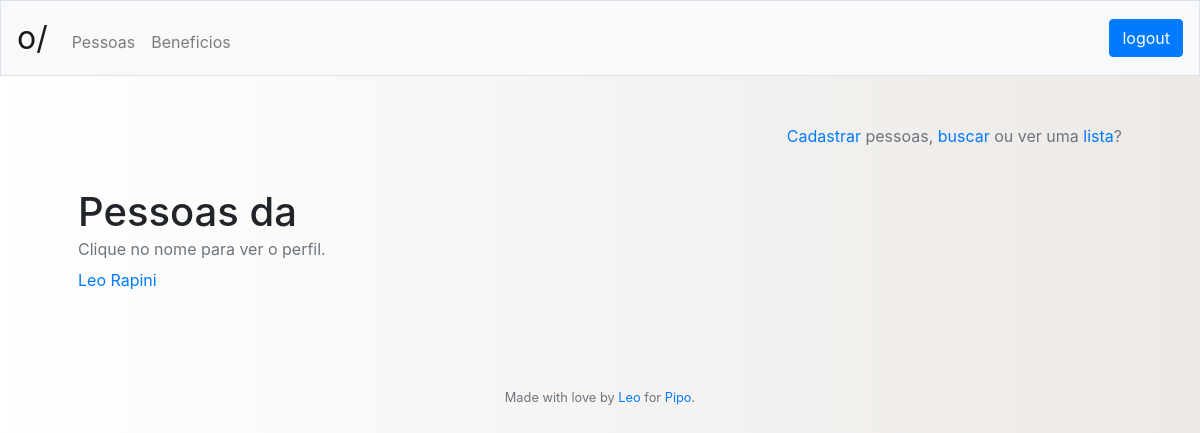
The page /pessoas/lista (signed in) on the database as committed earlier.
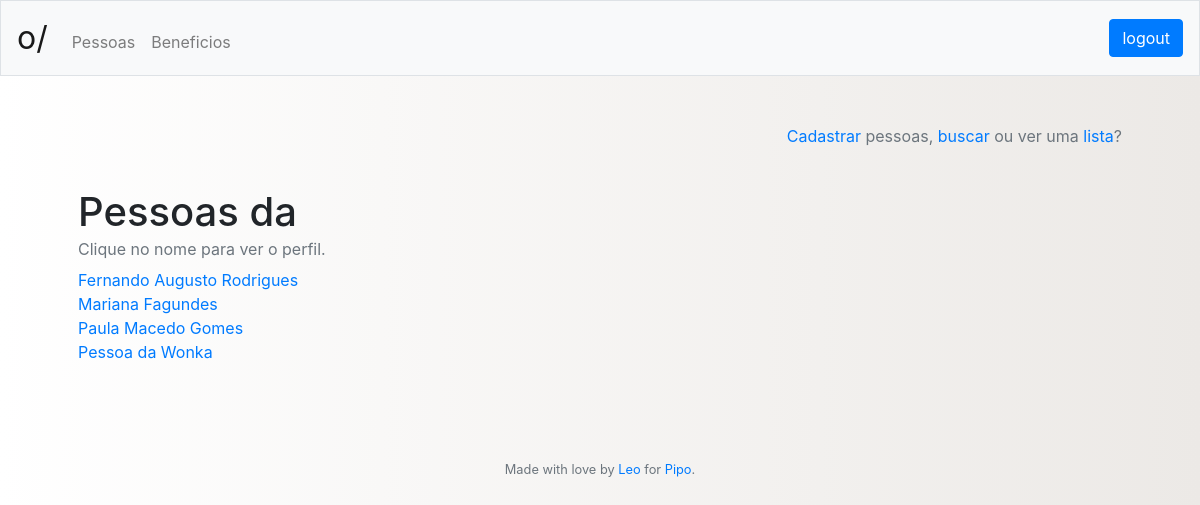
The same page on the database as committed later.
### db.py (models this page shows)
class Person(Base):
	__table__ = Base.metadata.tables['person']

### app.py (the view)
@app.route("/pessoas/lista", methods=['GET'])
@login_required
def people_list():
	people_list = CompanyProfile(session["idCompany"]).get_people()
	return render_template("people_list.html", header = get_header(session),
											people_list = people_list)

### app.py (called while the page is built)
@app.after_request
def after_request(response):
    response.headers["Cache-Control"] = "no-cache, no-store, must-revalidate"
    response.headers["Expires"] = 0
    response.headers["Pragma"] = "no-cache"
    return response

@app.teardown_request
def remove_session(ex=None):
    db.remove()

def login_required(f):
    @wraps(f)
    def decorated_function(*args, **kwargs):
        if session.get("id") is None:
            return redirect("/login")
        return f(*args, **kwargs)
    return decorated_function

### db.py (called while the page is built)
def company_exists(idCompany):
	if not is_int(idCompany):
			raise TypeError
	results = (db.query(Company.id)
				.filter(Company.id == idCompany).all())
	if len(results) == 1:
		return True
	elif len(results) > 1:
		raise Exception("Database is compromised")
	else:
		return False

def query_company_people(idCompany):
	results = (db.query(Person.id, Person.name)
				.filter(Person.idCompany == idCompany)
				.order_by(Person.name).all())
	return results

### models_company.py (called while the page is built)
	def get_people(self):
		if not is_int(self.idCompany):
			raise TypeError
		if not company_exists(self.idCompany):
			raise Exception("This company id doesn't exist")
		company_people = query_company_people(self.idCompany)
		people = []
		if len(company_people) > 0:
			for person in company_people:
				people.append({"idPerson": person['id'], "name": person["name"]})
		return people

### utils.py (called while the page is built)
def is_int(num):
    if num is None:
        raise TypeError
    if isinstance(num, bool):
        return False
    if not isinstance(num, int):
        return False
    else:
        return True

def get_header(session):
    try:
        header = {"name": session["name"],
                    "company": session["company"],
                    "admin": session["admin_name"],
                    "id": session["id"]}
    except:
        header = {"name": "",
                    "company": "",
                    "admin": "",
                    "id": ""}
    return header

### templates/people_list.html
{% extends "layout.html" %}
{% block main %}
	<p align="right" class="text-muted"><a href="/pessoas/cadastro">Cadastrar</a> pessoas, <a href="/pessoas/busca">buscar</a> ou ver uma <a href="/pessoas/lista">lista</a>?</p>
	<br>
		<h1>Pessoas da {{ header["company"] }}</h1>
	{% if people_list|length %}
		<p style="margin-bottom: 7px; margin-top: -7px;" class="text-muted">Clique no nome para ver o perfil.</p>
		{% for person in people_list|sort(attribute='name') %}
			<a href="/pessoas/perfil/{{ person['idPerson'] }}">{{ person["name"] }}</a><br>
		{% endfor %}
	{% else %}
		<p>Nenhum resultado encontrado :(</p>
	{% endif %}
	<br><br>
{% endblock %}

### templates/layout.html (shortened to what this page needs)
<!DOCTYPE html>
<html lang="pt">
    <head>
        <link href="https://maxcdn.bootstrapcdn.com/bootstrap/4.1.3/css/bootstrap.min.css" rel="stylesheet">
        <link rel="stylesheet" href="/static/styles.css">
    </head>
    <body>
        <nav class="navbar navbar-expand-md navbar-light bg-light border">
            <a class="navbar-brand" href="/">o/ {{ header["company"] }}</a>
            <div class="collapse navbar-collapse" id="navbar">
                <ul class="navbar-nav mr-auto mt-2">
                    <li class="nav-item"><a class="nav-link" href="/pessoas">Pessoas</a></li>
                    <li class="nav-item"><a class="nav-link" href="/beneficios">Beneficios</a></li>
                </ul>
                <ul class="nav navbar-nav navbar-right">
                    <li>
                        <div class="btn-nav">
                            <a class="btn btn-primary btn-small navbar-btn" href="/logout">logout</a>
                        </div>
                    </li>
                </ul>
            </div>
        </nav>
        <main class="container p-5">
            {% block main %}{% endblock %}
        </main>
        <footer class="small text-center text-muted">
           Made with love by <a href="https://github.com/leorapini" target="_blank">Leo</a> for <a href="https://piposaude.com.br" target="_blank">Pipo</a>.
           <br><br><br>
        </footer>
    </body>
</html>

### static/styles.css (style rules this page uses)
body { background: #ECE9E6; background: -webkit-linear-gradient(to right, #FFFFFF, #ECE9E6); background: linear-gradient(to right, #FFFFFF, #ECE9E6); }
nav .navbar-brand { font-size: xx-large; }

Rows that differ between the two databases and show on the page:
added Person: name "Fernando Augusto Rodrigues"
added Person: name "Mariana Fagundes"
added Person: name "Paula Macedo Gomes"
changed Person: name "Leo Rapini" → "Pessoa da Wonka"
